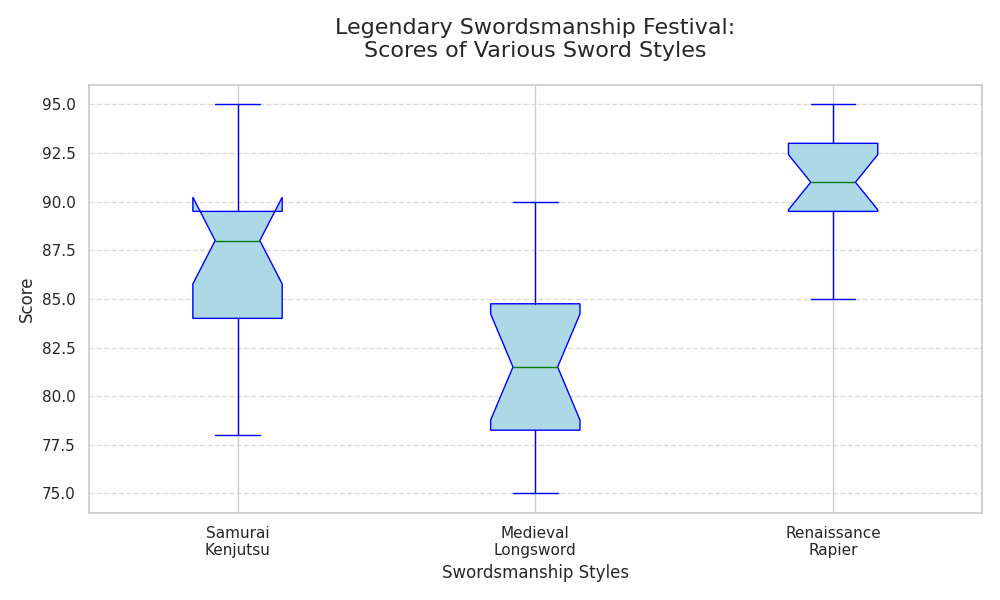

The Python source for this figure:
import matplotlib.pyplot as plt
import numpy as np

# Define the swordsmanship styles and their respective scores from competitions
styles = ["Samurai\nKenjutsu", "Medieval\nLongsword", "Renaissance\nRapier"]
scores_kenjutsu = [85, 88, 82, 89, 90, 95, 83, 87, 88, 92, 94, 78, 85, 81, 89]
scores_longsword = [78, 75, 80, 76, 84, 83, 82, 79, 77, 81, 85, 88, 86, 90]
scores_rapier = [90, 92, 94, 95, 88, 93, 91, 90, 92, 94, 89, 85, 87, 93, 91]

# Combine the scores into a list for boxplot
data = [scores_kenjutsu, scores_longsword, scores_rapier]

# Create a figure for the plot
plt.figure(figsize=(10, 6))

# Create the box plot with specified properties
bp = plt.boxplot(data, patch_artist=True, notch=True, vert=True,
                 boxprops=dict(facecolor="lightblue", color="blue"),
                 capprops=dict(color="blue"),
                 whiskerprops=dict(color="blue"),
                 flierprops=dict(markerfacecolor='red', marker='o'),
                 medianprops=dict(color="green"))

# Set title and axis labels
plt.title("Legendary Swordsmanship Festival:\nScores of Various Sword Styles", fontsize=16, pad=20)
plt.xlabel("Swordsmanship Styles", fontsize=12)
plt.ylabel("Score", fontsize=12)

# Set the x-ticks with the styles, ensuring text doesn't overlap
plt.xticks(np.arange(1, len(styles) + 1), styles, fontsize=11)

# Add a horizontal grid to improve readability
plt.grid(axis='y', linestyle='--', alpha=0.7)

# Automatically adjust the layout to fit all elements neatly
plt.tight_layout()

# Display the plot
plt.show()
